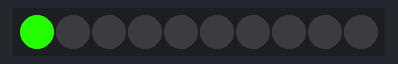
A sketch run on a simulated ATtiny85, built with avr-gcc and run on an emulated ATtiny85. Parts: 10 RGB LEDs in strip order, left to right. Random numbers use the default seed unless the sketch sets one.

Above: at 0.1 s.
At 5.74 s:
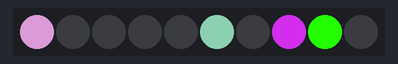
At 12.29 s:
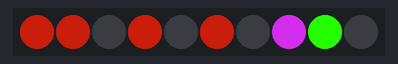
At 20.76 s:
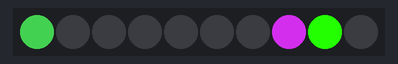
At 30.36 s:
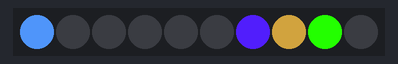
At 39.73 s:
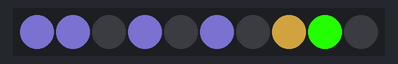

The sketch:

Ugly_Sweater.ino
```cpp
// Simple strand test for Adafruit Dot Star RGB LED strip.
// This is a basic diagnostic tool, NOT a graphics demo...helps confirm
// correct wiring and tests each pixel's ability to display red, green
// and blue and to forward data down the line.  By limiting the number
// and color of LEDs, it's reasonably safe to power a couple meters off
// the Arduino's 5V pin.  DON'T try that with other code!

#include <Adafruit_DotStar.h>
// Because conditional #includes don't work w/Arduino sketches...
#include <SPI.h>         // COMMENT OUT THIS LINE FOR GEMMA OR TRINKET
//#include <avr/power.h> // ENABLE THIS LINE FOR GEMMA OR TRINKET

#define NUMPIXELS 10 // Number of LEDs in strip
int NUMLEDS = 8;

int CURRENT_STATE = 0;
const int INITIAL_STATE = 0;
const int LOOP_COLOR = 1;
const int REVERSE_STATE = 2;
const int SPARKLE_STATE = 3;
const int CLEAR_LIGHTS_STATE = 4;

// Here's how to control the LEDs from any two pins:
#define DATAPIN    4
#define CLOCKPIN   5
Adafruit_DotStar strip = Adafruit_DotStar(
  NUMPIXELS, DATAPIN, CLOCKPIN, DOTSTAR_BRG);
// The last parameter is optional -- this is the color data order of the
// DotStar strip, which has changed over time in different production runs.
// Your code just uses R,G,B colors, the library then reassigns as needed.
// Default is DOTSTAR_BRG, so change this if you have an earlier strip.

// Hardware SPI is a little faster, but must be wired to specific pins
// (Arduino Uno = pin 11 for data, 13 for clock, other boards are different).
//Adafruit_DotStar strip = Adafruit_DotStar(NUMPIXELS, DOTSTAR_BRG);

void setup() {

#if defined(__AVR_ATtiny85__) && (F_CPU == 16000000L)
  clock_prescale_set(clock_div_1); // Enable 16 MHz on Trinket
#endif

  strip.begin(); // Initialize pins for output
  strip.show();  // Turn all LEDs off ASAP
}

// Runs 10 LEDs at a time along strip, cycling through red, green and blue.
// This requires about 200 mA for all the 'on' pixels + 1 mA per 'off' pixel.

int      head  = 0, tail = -9; // Index of first 'on' and 'off' pixels
uint32_t color = 0xFF0000;      // 'On' color (starts red)

void loop() {
  switch (CURRENT_STATE){
    case INITIAL_STATE:
    doInitialLight();
    break;
    case LOOP_COLOR:
    doLoopColor();
    break;
    case REVERSE_STATE:
    doReverseColor();
    break;
    case SPARKLE_STATE:
    doSparkleSparkle();
    break;
    case CLEAR_LIGHTS_STATE:
    doClearLights();
    break;
  }
}

void doInitialLight(){
  uint32_t color = doColor(255, 35,0);
  for(int i = 0; i < NUMLEDS; i++){
    setLight(i, color);
delay(500);
  }
  CURRENT_STATE = LOOP_COLOR;
}

void doLoopColor(){
  long r = random(0, 255);
long g = random(0, 255);
long b = random(0, 255);

     uint32_t color = doColor(r, g,b);
  for(int i = 0; i < NUMLEDS; i++){
    setLight(i, color);
    delay(50);
  }
  CURRENT_STATE = REVERSE_STATE;
}

void doReverseColor(){
  long r = random(0, 255);
long g = random(0, 255);
long b = random(0, 255);

     uint32_t color = doColor(r, g,b);
  for(int i = NUMLEDS; i > 0; i--){
    setLight(i, color);
    delay(50);
  }
  CURRENT_STATE = SPARKLE_STATE;
}

void doSparkleSparkle(){
static int howManySparkles = 0;
long r = random(0, 255);
long g = random(0, 255);
long b = random(0, 255);

       uint32_t color = doColor(r, g,b);
       long randNumber = random(0, NUMLEDS);
       setLight(NUMLEDS, doColor(255, 35,0));
 for(int i = 0; i < NUMLEDS-1; i++){
  if((i % randNumber == 0) && (i >0)){
    setLight(i, 0);
  }
  else{
    setLight(i, color);
  }
    delay(50);
  }


  if(howManySparkles >= 50){
    howManySparkles = 0;
    CURRENT_STATE = CLEAR_LIGHTS_STATE;
  }
  howManySparkles++;
}

void doClearLights(){
    for(int i = NUMLEDS; i > 0; i--){
    setLight(i, 0);
    delay(50);
  }
  CURRENT_STATE = INITIAL_STATE;
}
uint32_t doColor(int r, int g, int b){
  return ((long) g<<16) + ((long)r<<8) + b;
}
void setLight(int ledIndex, uint32_t ledColor){
  strip.setPixelColor(ledIndex, ledColor); // 'On' pixel at head
  strip.show();                     // Refresh strip
}
```
